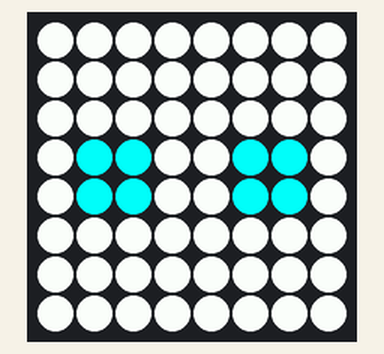
Simulated run of this program. Board: Raspberry Pi (BCM pin numbers) with a Sense HAT. Shown: the Sense HAT's 8×8 RGB LED matrix. Random numbers come from a fixed seed. At 0.0 s the program stops and its outputs stay as they are.

Above: at 0.1 s.

The program:

Dice2_SIMULATION.py
```python
# Ben Woodfield - DICE SIMULATION

from sense_hat import SenseHat
import random
import time

sense = SenseHat()

b = [0,255,255]
w = [255,255,255]

# Number 1
imageA = [
w,w,w,w,w,w,w,w,
w,w,w,w,w,w,w,w,
w,w,w,w,w,w,w,w,
w,w,w,b,b,w,w,w,
w,w,w,b,b,w,w,w,
w,w,w,w,w,w,w,w,
w,w,w,w,w,w,w,w,
w,w,w,w,w,w,w,w
]

# Number 2
imageB = [
w,w,w,w,w,w,w,w,
w,w,w,w,w,w,w,w,
w,w,w,w,w,w,w,w,
w,b,b,w,w,b,b,w,
w,b,b,w,w,b,b,w,
w,w,w,w,w,w,w,w,
w,w,w,w,w,w,w,w,
w,w,w,w,w,w,w,w
]

# Number 3
imageC = [
w,w,w,w,w,w,w,w,
w,w,w,b,b,w,w,w,
w,w,w,b,b,w,w,w,
w,w,w,w,w,w,w,w,
w,w,w,w,w,w,w,w,
w,b,b,w,w,b,b,w,
w,b,b,w,w,b,b,w,
w,w,w,w,w,w,w,w
]

# Number 4
imageD = [
w,w,w,w,w,w,w,w,
w,b,b,w,w,b,b,w,
w,b,b,w,w,b,b,w,
w,w,w,w,w,w,w,w,
w,w,w,w,w,w,w,w,
w,b,b,w,w,b,b,w,
w,b,b,w,w,b,b,w,
w,w,w,w,w,w,w,w
]

# Number 5
imageE = [
b,b,w,w,w,w,b,b,
b,b,w,w,w,w,b,b,
w,w,w,w,w,w,w,w,
w,w,w,b,b,w,w,w,
w,w,w,b,b,w,w,w,
w,w,w,w,w,w,w,w,
b,b,w,w,w,w,b,b,
b,b,w,w,w,w,b,b
]

# Number 6
imageF = [
w,b,b,w,w,b,b,w,
w,b,b,w,w,b,b,w,
w,w,w,w,w,w,w,w,
w,b,b,w,w,b,b,w,
w,b,b,w,w,b,b,w,
w,w,w,w,w,w,w,w,
w,b,b,w,w,b,b,w,
w,b,b,w,w,b,b,w
]


# Make a list out of all the dice numbers
diceList = [imageA, imageB, imageC, imageD, imageE, imageF]

# Display a random number
sense.set_pixels(random.choice(diceList))
```
